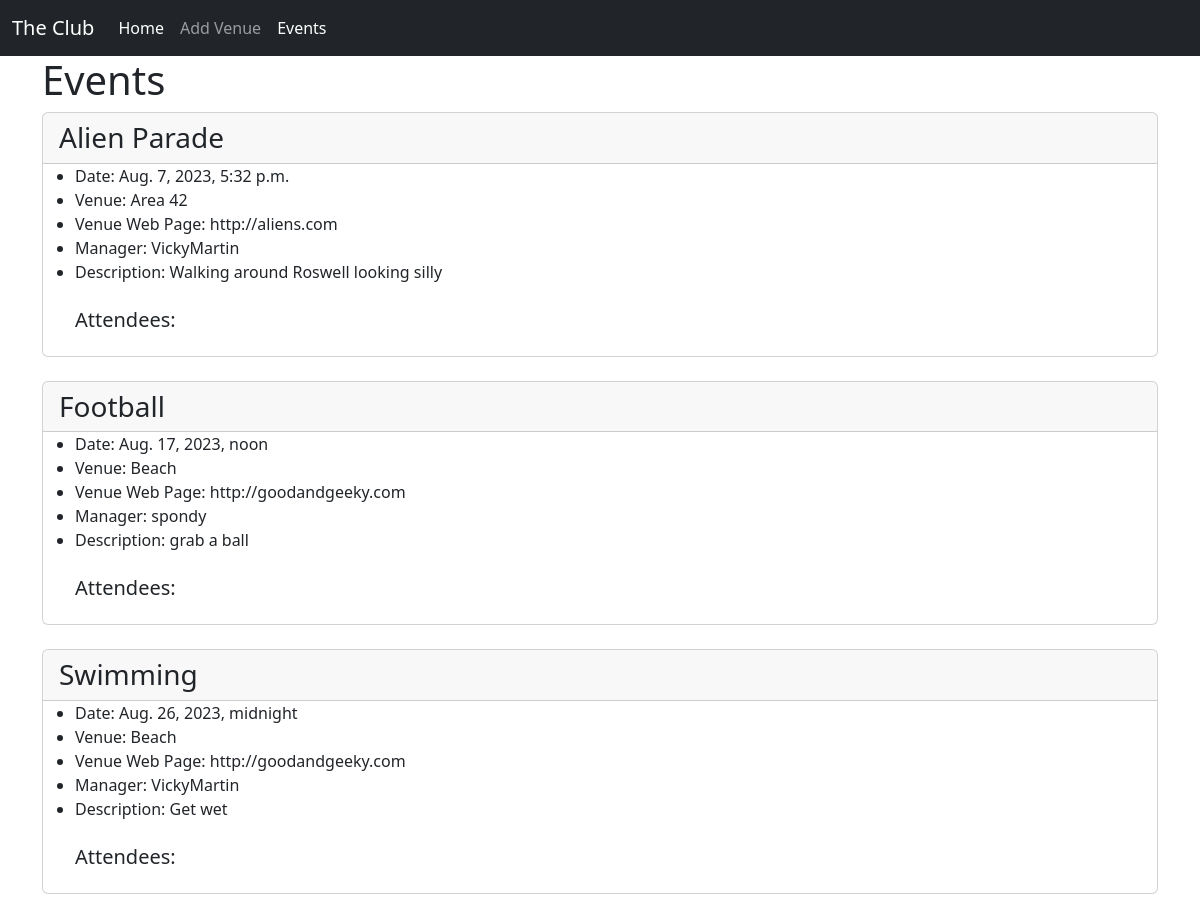
The app's page /events with its own data.
### events/models.py (models this page shows, shortened)
class Event(models.Model):
    name = models.CharField("Event Name", max_length=120)
    event_date = models.DateTimeField("Event Date")
    venue = models.ForeignKey(Venue, blank=True, null=True, on_delete=models.CASCADE)
    manager = models.ForeignKey(User, blank=True, null=True, on_delete=models.SET_NULL)
    description = models.TextField(blank=True)
    attendees = models.ManyToManyField(MyClubUser, blank=True)

class Venue(models.Model):
    name = models.CharField("Venue Name", max_length=120)
    address = models.CharField(max_length=300)
    zip_code = models.CharField("Zip Code", max_length=15)
    phone = models.CharField("Contact Phone", max_length=25, blank=True)
    web = models.URLField("Website Address", blank=True)
    email_address = models.EmailField("Email Address", blank=True)
    def __str__(self):
        return self.name

### events/views.py (the view)
# urls.py: path("events", views.all_events, name="list-events"),
def all_events(request):
    event_list = Event.objects.all()
    return render(request, "events/event_list.html", {"event_list": event_list})

### events/templates/events/event_list.html (shortened to what this page needs)
{% extends 'events/base.html' %}
{% block content %}
    <h1>Events</h1>
  {% for event in event_list %}
  <div class=card>
    <h3 class=card-header>  {{ event.name }}</h3>
      <ul>
      <li>Date: {{ event.event_date }}</li>
      <li>Venue: {{ event.venue }}</li>
      <li>Venue Web Page: {{ event.venue.web }}</li>
      <li>Manager: {{ event.manager }}</li>
      <li>Description: {{ event.description }}</li>
      <br/>
      <h5>Attendees:</h5>
      </ul>
  </div><br/>
  {% endfor %}
{% endblock %}

### events/templates/events/base.html (shortened to what this page needs)
<!doctype html>
<html lang="en">
  <head>
    <link href="https://cdn.jsdelivr.net/npm/bootstrap@5.3.1/dist/css/bootstrap.min.css" rel="stylesheet">
  </head>
  <body>
  {% include 'events/navbar.html' %}
<div class=container>
    {% block content %}
    {% endblock %}
</div>
  </body>
</html>

### events/templates/events/navbar.html (shortened to what this page needs)
<nav class="navbar navbar-expand-lg navbar-dark bg-dark">
  <div class="container-fluid">
    <a class="navbar-brand" href="{% url 'home' %}">The Club</a>
    <div class="collapse navbar-collapse" id="navbarSupportedContent">
      <ul class="navbar-nav me-auto mb-2 mb-lg-0">
        <li class="nav-item">
          <a class="nav-link active" aria-current="page" href="{% url 'home' %}">Home</a>
        </li>
        <li class="nav-item">
          <a class="nav-link" href="{% url 'add-venue' %}">Add Venue</a>
        </li>
        <li class="nav-item">
          <a class="nav-link active" aria-current="page" href="{% url 'list-events' %}">Events</a>
        </li>
          </ul>
    </div>
  </div>
</nav>

### records on screen
Event: name "Alien Parade", event_date "Aug. 7, 2023, 5:32 p.m.", venue "Area 42", venue.web "http://aliens.com", manager "VickyMartin", description "Walking around Roswell looking silly"
Event: name "Football", event_date "Aug. 17, 2023, noon", venue "Beach", venue.web "http://goodandgeeky.com", manager "spondy", description "grab a ball"
Event: name "Swimming", event_date "Aug. 26, 2023, midnight", venue "Beach", venue.web "http://goodandgeeky.com", manager "VickyMartin", description "Get wet"
